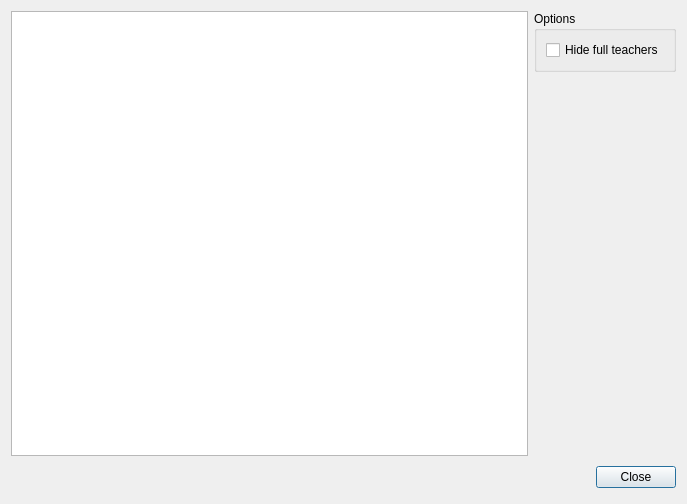
<?xml version="1.0" encoding="UTF-8"?>
<ui version="4.0">
 <class>TeachersStatisticsForm_template</class>
 <widget class="QDialog" name="TeachersStatisticsForm_template">
  <property name="geometry">
   <rect>
    <x>0</x>
    <y>0</y>
    <width>687</width>
    <height>504</height>
   </rect>
  </property>
  <property name="windowTitle">
   <string extracomment="Title of dialog">Teachers statistics</string>
  </property>
  <layout class="QGridLayout" name="gridLayout_2">
   <item row="0" column="0" rowspan="2">
    <widget class="QTableWidget" name="tableWidget"/>
   </item>
   <item row="0" column="1">
    <widget class="QGroupBox" name="optionsGroupBox">
     <property name="title">
      <string>Options</string>
     </property>
     <layout class="QGridLayout" name="gridLayout">
      <item row="0" column="0">
       <widget class="QCheckBox" name="hideFullTeachersCheckBox">
        <property name="text">
         <string comment="It refers to teachers who have their number of hours fulfilled. Please keep translation short">Hide full teachers</string>
        </property>
       </widget>
      </item>
     </layout>
    </widget>
   </item>
   <item row="1" column="1">
    <spacer name="verticalSpacer">
     <property name="orientation">
      <enum>Qt::Vertical</enum>
     </property>
     <property name="sizeHint" stdset="0">
      <size>
       <width>20</width>
       <height>357</height>
      </size>
     </property>
    </spacer>
   </item>
   <item row="2" column="0" colspan="2">
    <layout class="QHBoxLayout">
     <property name="spacing">
      <number>6</number>
     </property>
     <property name="leftMargin">
      <number>0</number>
     </property>
     <property name="topMargin">
      <number>0</number>
     </property>
     <property name="rightMargin">
      <number>0</number>
     </property>
     <property name="bottomMargin">
      <number>0</number>
     </property>
     <item>
      <spacer>
       <property name="orientation">
        <enum>Qt::Horizontal</enum>
       </property>
       <property name="sizeHint" stdset="0">
        <size>
         <width>131</width>
         <height>31</height>
        </size>
       </property>
      </spacer>
     </item>
     <item>
      <widget class="QPushButton" name="closeButton">
       <property name="text">
        <string>Close</string>
       </property>
      </widget>
     </item>
    </layout>
   </item>
  </layout>
 </widget>
 <resources/>
 <connections/>
</ui>
